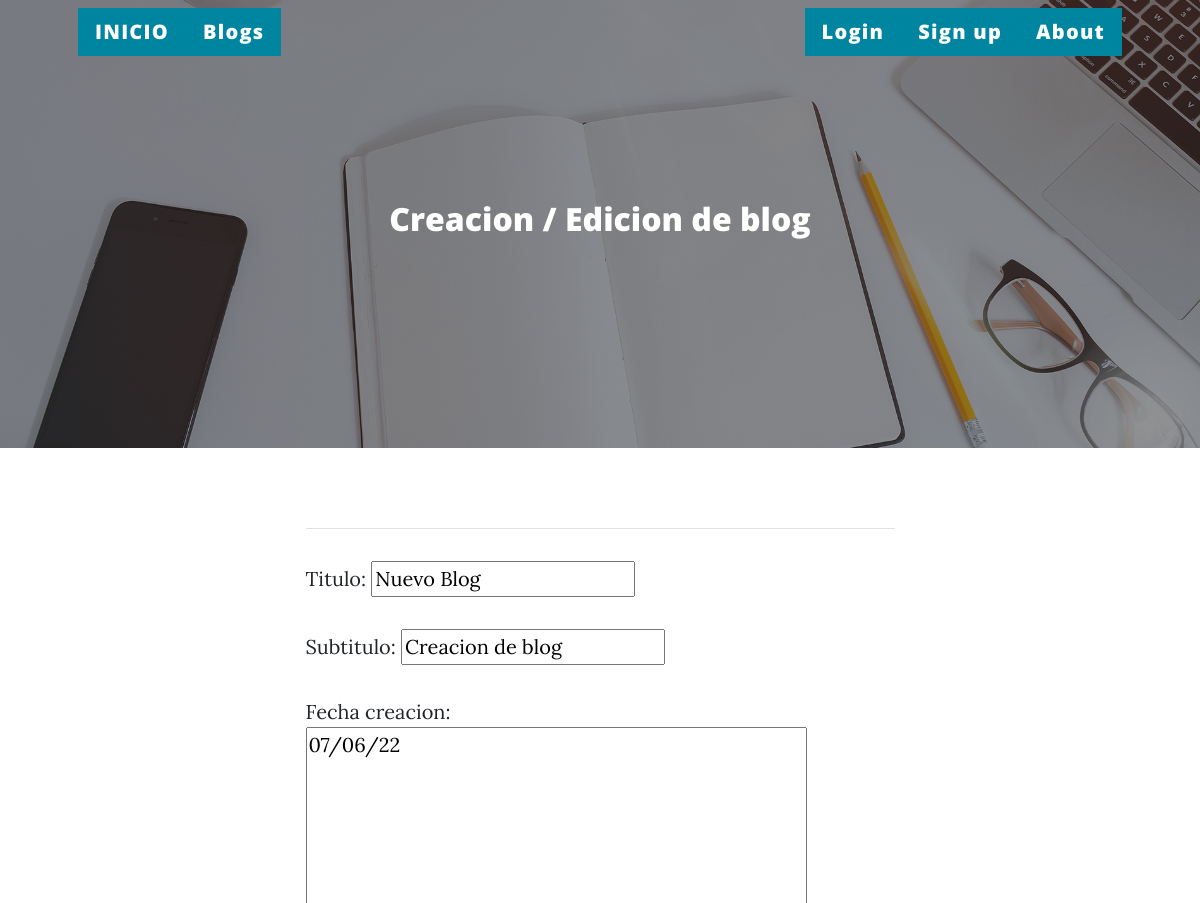
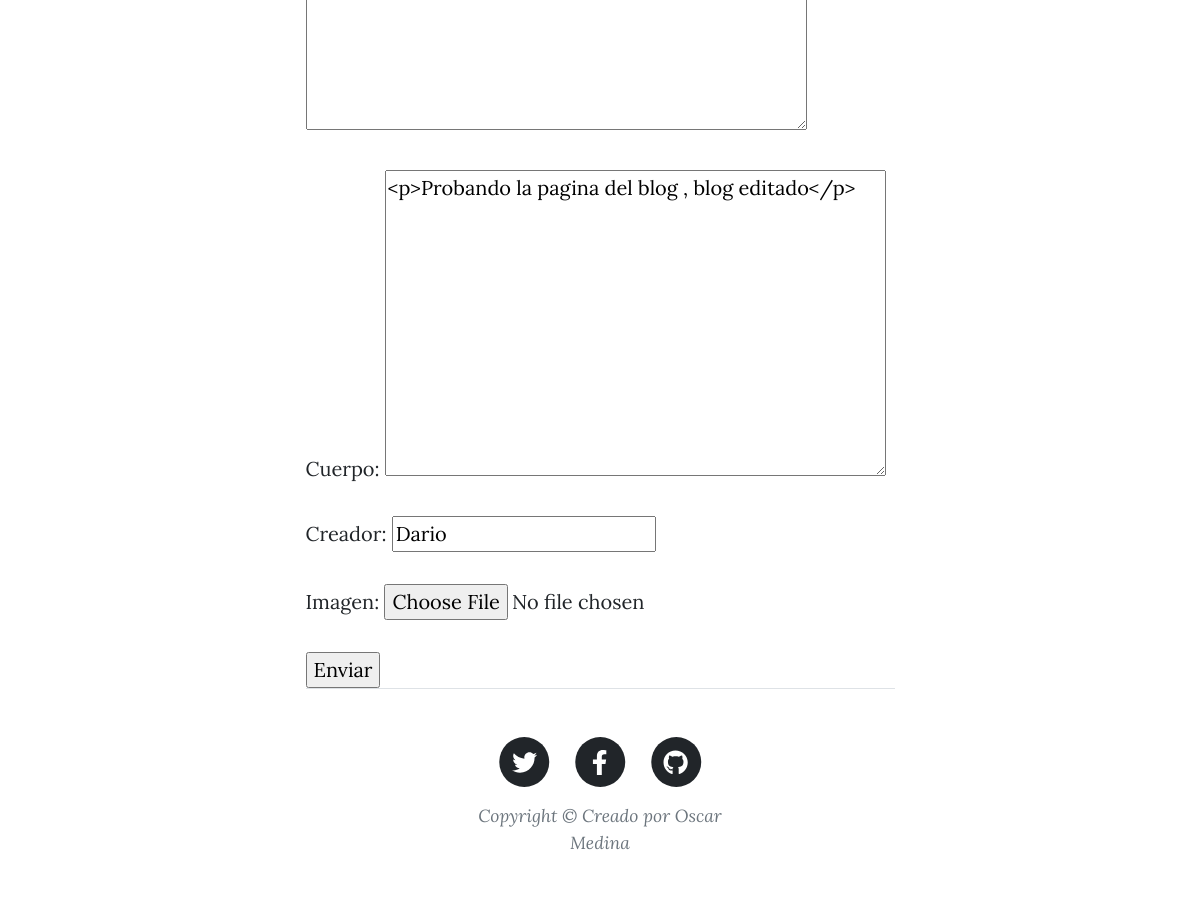
/app1/blog/editar/1/, run on the app's committed database (2 pictures, top to bottom).
### app1/models.py (models this page shows, shortened)
class Blog(models.Model):
    creador=models.CharField(max_length=50,null=True)
    titulo=models.CharField(max_length=50)
    subtitulo=models.CharField(max_length=50)
    fecha_creacion=models.TextField(default="dd/mm/aa")
    cuerpo=RichTextField(blank=True, null=True)
    imagen= models.ImageField(upload_to='avatar', blank=True, null=True)

### app1/views.py (the view)
# urls.py: path('blog/editar/<pk>/', BlogEditar.as_view() , name='blog_editar'),
class BlogEditar(UpdateView):
    model= Blog
    success_url= reverse_lazy('blog_listar')
    fields=('titulo','subtitulo','fecha_creacion', 'cuerpo', 'creador', 'imagen')

### app1/template/app1/blog_form.html (shortened to what this page needs)
{% extends "app1/master.html" %}
{% load static %}
{% block titulo %}
<h2> Creacion / Edicion de blog </h2>
{% endblock %}
{% block contenidoquecambia %}
<form  method="POST">{% csrf_token %}
    {{form.as_p}}
   <input type="submit" value="Enviar">
</form>
{% endblock %}

### data on the page
Blog: titulo "Nuevo Blog", subtitulo "Creacion de blog", fecha_creacion "07/06/22", cuerpo "<p>Probando la pagina del blog , blog editado</p>", creador "Dario"
